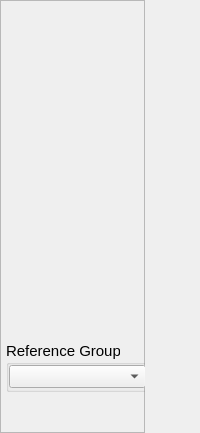
            <widget class="QWidget" name="simplot_page">
             <layout class="QVBoxLayout" name="verticalLayout_7">
              <property name="spacing">
               <number>0</number>
              </property>
              <property name="leftMargin">
               <number>0</number>
              </property>
              <property name="topMargin">
               <number>0</number>
              </property>
              <property name="rightMargin">
               <number>0</number>
              </property>
              <property name="bottomMargin">
               <number>0</number>
              </property>
              <item>
               <widget class="QFrame" name="frame_6">
                <property name="frameShape">
                 <enum>QFrame::NoFrame</enum>
                </property>
                <property name="frameShadow">
                 <enum>QFrame::Raised</enum>
                </property>
                <layout class="QHBoxLayout" name="horizontalLayout_6">
                 <property name="spacing">
                  <number>0</number>
                 </property>
                 <property name="leftMargin">
                  <number>0</number>
                 </property>
                 <property name="topMargin">
                  <number>0</number>
                 </property>
                 <property name="rightMargin">
                  <number>0</number>
                 </property>
                 <property name="bottomMargin">
                  <number>0</number>
                 </property>
                 <item>
                  <widget class="QFrame" name="Disploter_option_bar">
                   <property name="minimumSize">
                    <size>
                     <width>145</width>
                     <height>0</height>
                    </size>
                   </property>
                   <property name="maximumSize">
                    <size>
                     <width>81</width>
                     <height>16777215</height>
                    </size>
                   </property>
                   <property name="styleSheet">
                    <string notr="true"/>
                   </property>
                   <property name="frameShape">
                    <enum>QFrame::StyledPanel</enum>
                   </property>
                   <property name="frameShadow">
                    <enum>QFrame::Raised</enum>
                   </property>
                   <layout class="QVBoxLayout" name="verticalLayout_8">
                    <property name="spacing">
                     <number>0</number>
                    </property>
                    <property name="leftMargin">
                     <number>5</number>
                    </property>
                    <property name="topMargin">
                     <number>0</number>
                    </property>
                    <property name="rightMargin">
                     <number>0</number>
                    </property>
                    <property name="bottomMargin">
                     <number>0</number>
                    </property>
                    <item>
                     <widget class="QPushButton" name="Btn_start_simplot">
                      <property name="sizePolicy">
                       <sizepolicy hsizetype="Fixed" vsizetype="Fixed">
                        <horstretch>0</horstretch>
                        <verstretch>0</verstretch>
                       </sizepolicy>
                      </property>
                      <property name="minimumSize">
                       <size>
                        <width>145</width>
                        <height>60</height>
                       </size>
                      </property>
                      <property name="font">
                       <font>
                        <pointsize>10</pointsize>
                       </font>
                      </property>
                      <property name="styleSheet">
                       <string notr="true">QPushButton {
    border: 0px;
	
	image: url(:/new/active/active/launch_active.svg);
 }


QPushButton:hover{
	border: 0px;
	
	image: url(:/new/hover/hover/launch_hover.svg);
}
QPushButton:disabled{
    border: 0px;
	
	image: url(:/new/disabled/disabled/launch_disabled.svg);
}
QPushButton:pressed{
	border: 0px;
	
	image: url(:/new/pressed/pressed/launch_pressed.svg);
}</string>
                      </property>
                      <property name="text">
                       <string/>
                      </property>
                     </widget>
                    </item>
                    <item>
                     <widget class="QPushButton" name="Btn_simplot_cancel">
                      <property name="sizePolicy">
                       <sizepolicy hsizetype="Fixed" vsizetype="Fixed">
                        <horstretch>0</horstretch>
                        <verstretch>0</verstretch>
                       </sizepolicy>
                      </property>
                      <property name="minimumSize">
                       <size>
                        <width>146</width>
                        <height>60</height>
                       </size>
                      </property>
                      <property name="font">
                       <font>
                        <pointsize>10</pointsize>
                       </font>
                      </property>
                      <property name="styleSheet">
                       <string notr="true">QPushButton {
    border: 0px;
	
	image: url(:/new/active/active/pause_button_active.svg);
 }


QPushButton:hover{
	border: 0px;
	
	image: url(:/new/hover/hover/pause_button_hover.svg);
}

QPushButton:pressed{
	border: 0px;
	
	image: url(:/new/pressed/pressed/pause_button_pressed.svg);
}</string>
                      </property>
                      <property name="text">
                       <string/>
                      </property>
                     </widget>
                    </item>
                    <item>
                     <widget class="QPushButton" name="Btn_model_settings">
                      <property name="sizePolicy">
                       <sizepolicy hsizetype="Fixed" vsizetype="Fixed">
                        <horstretch>0</horstretch>
                        <verstretch>0</verstretch>
                       </sizepolicy>
                      </property>
                      <property name="minimumSize">
                       <size>
                        <width>145</width>
                        <height>60</height>
                       </size>
                      </property>
                      <property name="font">
                       <font>
                        <pointsize>10</pointsize>
                       </font>
                      </property>
                      <property name="styleSheet">
                       <string notr="true">QPushButton {
    border: 0px;
	
	image: url(:/new/active/active/settings_active.svg);
 }


QPushButton:hover{
	border: 0px;
	
	image: url(:/new/hover/hover/settings_hover.svg);
}
QPushButton:disabled{
    border: 0px;
	
	image: url(:/new/disabled/disabled/settings_disabled.svg);
}
QPushButton:pressed{
	border: 0px;
	
	image: url(:/new/pressed/pressed/settings_pressed.svg);
}</string>
                      </property>
                      <property name="text">
                       <string/>
                      </property>
                     </widget>
                    </item>
                    <item>
                     <widget class="QPushButton" name="Btn_plot_window">
                      <property name="sizePolicy">
                       <sizepolicy hsizetype="Fixed" vsizetype="Fixed">
                        <horstretch>0</horstretch>
                        <verstretch>0</verstretch>
                       </sizepolicy>
                      </property>
                      <property name="minimumSize">
                       <size>
                        <width>145</width>
                        <height>60</height>
                       </size>
                      </property>
                      <property name="font">
                       <font>
                        <pointsize>10</pointsize>
                       </font>
                      </property>
                      <property name="styleSheet">
                       <string notr="true">QPushButton {
    border: 0px;
	
	image: url(:/new/active/active/View_new_window_active.svg);
 }


QPushButton:hover{
	border: 0px;
	
	image: url(:/new/hover/hover/View_new_window_hover.svg);
}
QPushButton:disabled{
    border: 0px;
	
	image: url(:/new/disabled/disabled/View_new_window_disabled.svg);
}
QPushButton:pressed{
	border: 0px;
	
	image: url(:/new/pressed/pressed/View_new_window_pressed.svg);
}</string>
                      </property>
                      <property name="text">
                       <string/>
                      </property>
                     </widget>
                    </item>
                    <item>
                     <widget class="QPushButton" name="Btn_quality">
                      <property name="sizePolicy">
                       <sizepolicy hsizetype="Fixed" vsizetype="Fixed">
                        <horstretch>0</horstretch>
                        <verstretch>0</verstretch>
                       </sizepolicy>
                      </property>
                      <property name="minimumSize">
                       <size>
                        <width>145</width>
                        <height>60</height>
                       </size>
                      </property>
                      <property name="styleSheet">
                       <string notr="true">QPushButton {
    border: 0px;
	
	image: url(:/new/active/active/view_quality_active.svg);
 }


QPushButton:hover{
	border: 0px;
	
	image: url(:/new/hover/hover/view_quality_hover.svg);
}
QPushButton:disabled{
    border: 0px;
	
	image: url(:/new/disabled/disabled/view_quality_disabled.svg);
}
QPushButton:pressed{
	border: 0px;
	
	image: url(:/new/pressed/pressed/view_quality_pressed.svg);
}</string>
                      </property>
                      <property name="text">
                       <string/>
                      </property>
                     </widget>
                    </item>
                    <item>
                     <spacer name="verticalSpacer_6">
                      <property name="orientation">
                       <enum>Qt::Vertical</enum>
                      </property>
                      <property name="sizeType">
                       <enum>QSizePolicy::Fixed</enum>
                      </property>
                      <property name="sizeHint" stdset="0">
                       <size>
                        <width>20</width>
                        <height>40</height>
                       </size>
                      </property>
                     </spacer>
                    </item>
                    <item>
                     <widget class="QGroupBox" name="groupBox_3">
                      <property name="minimumSize">
                       <size>
                        <width>145</width>
                        <height>0</height>
                       </size>
                      </property>
                      <property name="maximumSize">
                       <size>
                        <width>145</width>
                        <height>16777215</height>
                       </size>
                      </property>
                      <property name="font">
                       <font>
                        <pointsize>11</pointsize>
                       </font>
                      </property>
                      <property name="styleSheet">
                       <string notr="true"/>
                      </property>
                      <property name="title">
                       <string>Reference Group</string>
                      </property>
                      <layout class="QVBoxLayout" name="verticalLayout_22">
                       <property name="spacing">
                        <number>1</number>
                       </property>
                       <property name="leftMargin">
                        <number>0</number>
                       </property>
                       <property name="topMargin">
                        <number>0</number>
                       </property>
                       <property name="rightMargin">
                        <number>0</number>
                       </property>
                       <property name="bottomMargin">
                        <number>1</number>
                       </property>
                       <item>
                        <widget class="QComboBox" name="comboBox_simplot_refseq">
                         <property name="minimumSize">
                          <size>
                           <width>137</width>
                           <height>0</height>
                          </size>
                         </property>
                         <property name="maximumSize">
                          <size>
                           <width>130</width>
                           <height>16777215</height>
                          </size>
                         </property>
                         <property name="font">
                          <font>
                           <pointsize>10</pointsize>
                          </font>
                         </property>
                         <property name="styleSheet">
                          <string notr="true">QComboBox{
min-width: 135 px;
}

QComboBox:hover{
min-width : 175px;
}

QComboBox:pressed{
min-width : 175px;
}</string>
                         </property>
                         <property name="editable">
                          <bool>false</bool>
                         </property>
                         <property name="sizeAdjustPolicy">
                          <enum>QComboBox::AdjustToMinimumContentsLength</enum>
                         </property>
                        </widget>
                       </item>
                      </layout>
                     </widget>
                    </item>
                    <item>
                     <spacer name="verticalSpacer_2">
                      <property name="orientation">
                       <enum>Qt::Vertical</enum>
                      </property>
                      <property name="sizeHint" stdset="0">
                       <size>
                        <width>20</width>
                        <height>40</height>
                       </size>
                      </property>
                     </spacer>
                    </item>
                   </layout>
                  </widget>
                 </item>
                 <item>
                  <widget class="QFrame" name="frame_8">
                   <property name="styleSheet">
                    <string notr="true"/>
                   </property>
                   <property name="frameShape">
                    <enum>QFrame::NoFrame</enum>
                   </property>
                   <property name="frameShadow">
                    <enum>QFrame::Raised</enum>
                   </property>
                   <layout class="QVBoxLayout" name="verticalLayout_9">
                    <property name="spacing">
                     <number>0</number>
                    </property>
                    <property name="leftMargin">
                     <number>5</number>
                    </property>
                    <property name="topMargin">
                     <number>0</number>
                    </property>
                    <property name="rightMargin">
                     <number>5</number>
                    </property>
                    <property name="bottomMargin">
                     <number>5</number>
                    </property>
                    <item>
                     <layout class="QVBoxLayout" name="verticalLayout_10">
                      <property name="topMargin">
                       <number>10</number>
                      </property>
                      <property name="bottomMargin">
                       <number>5</number>
                      </property>
                     </layout>
                    </item>
                   </layout>
                  </widget>
                 </item>
                </layout>
               </widget>
              </item>
             </layout>
            </widget>
